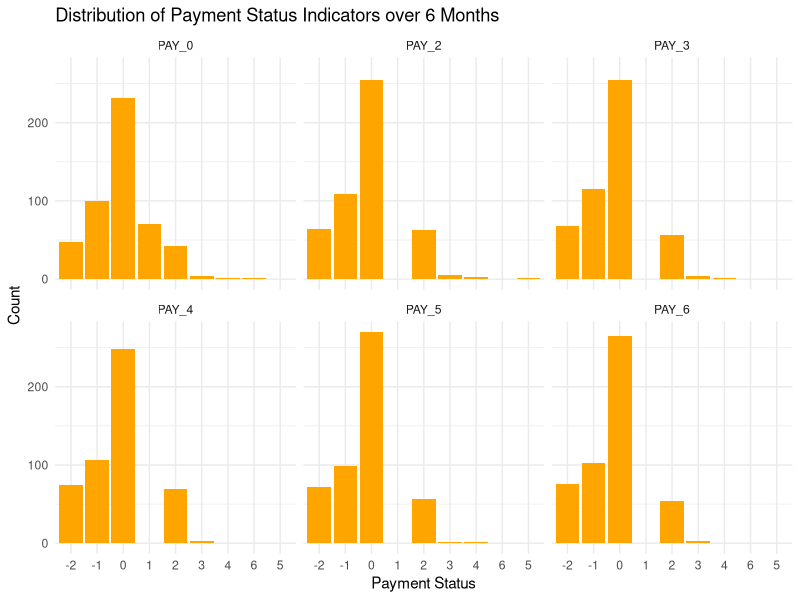
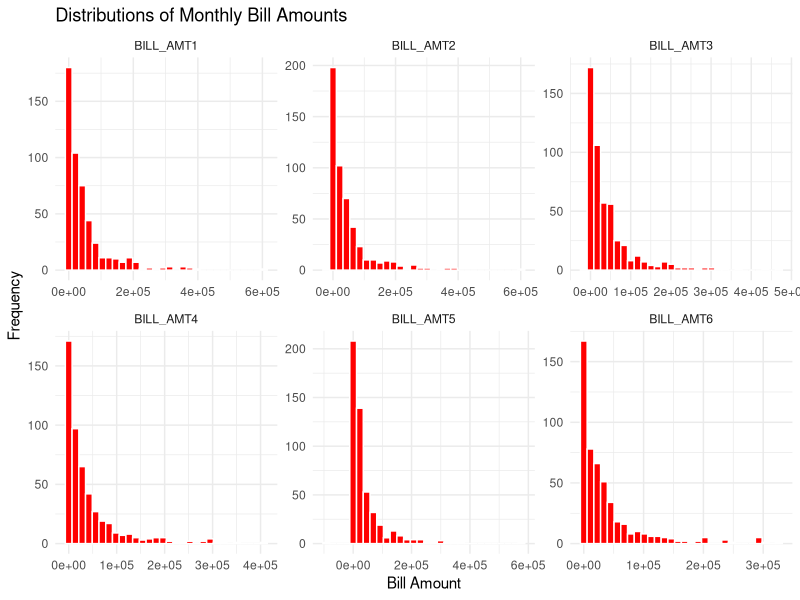
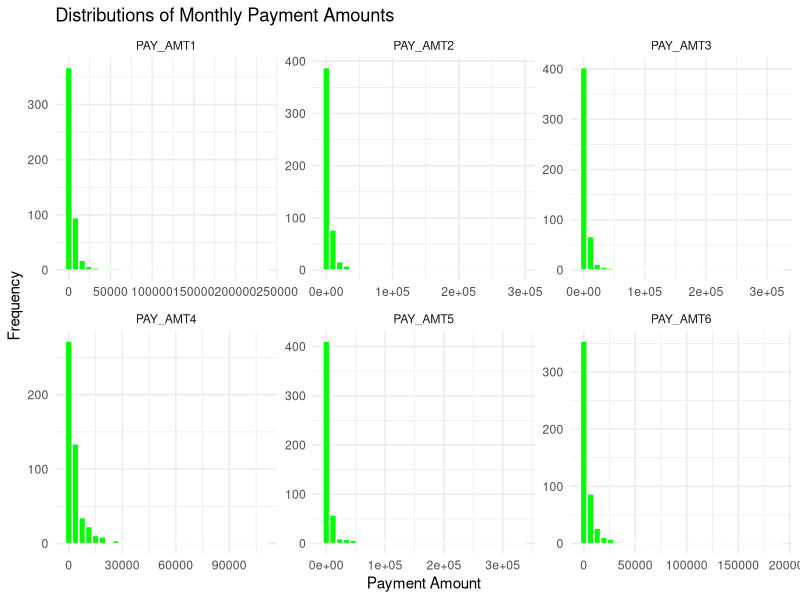
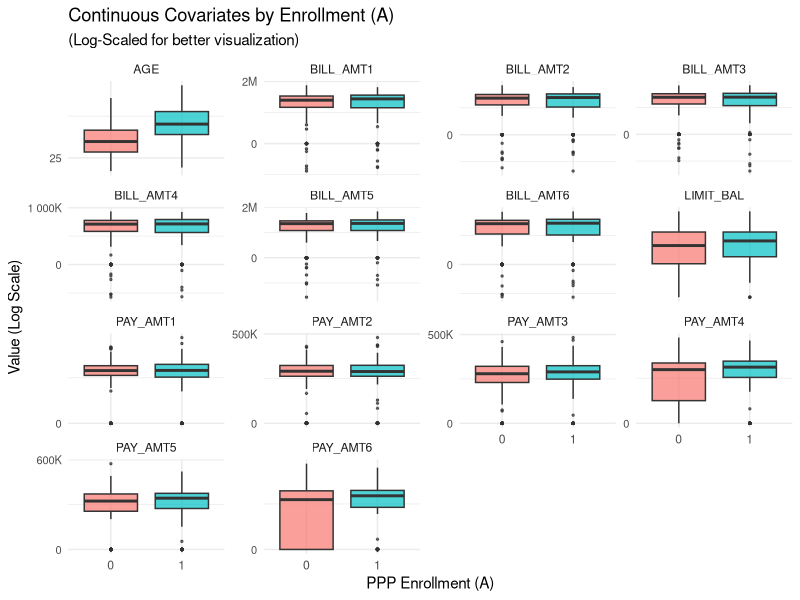
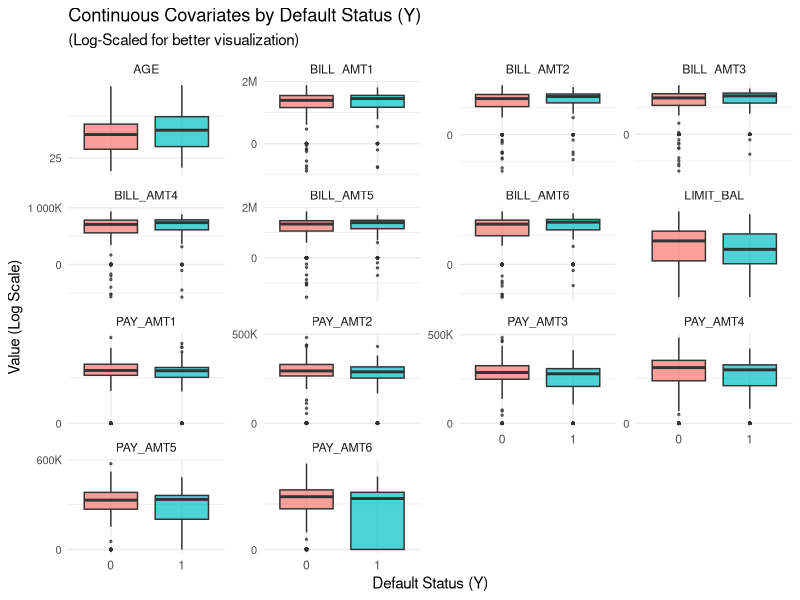
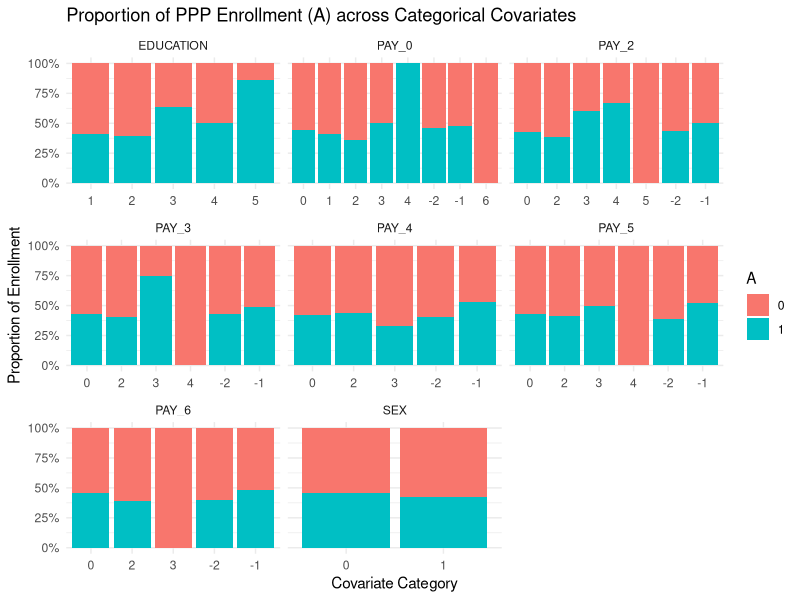
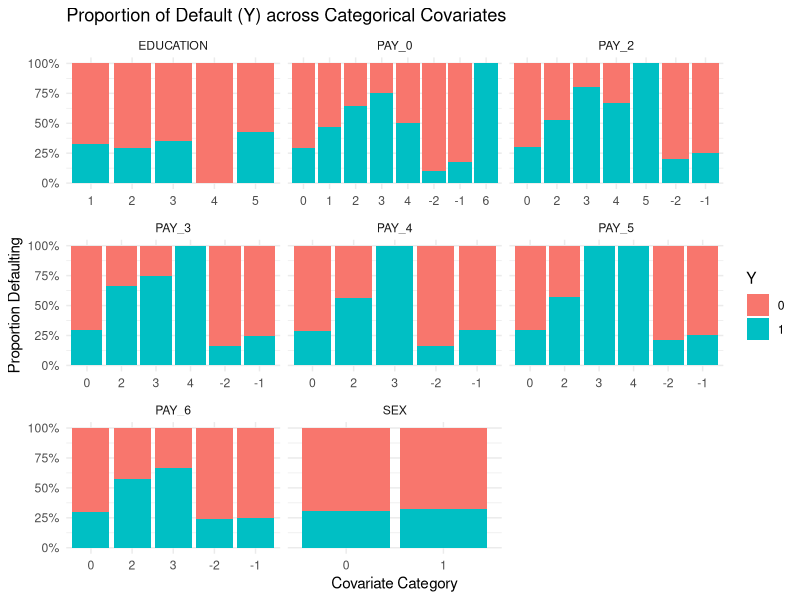
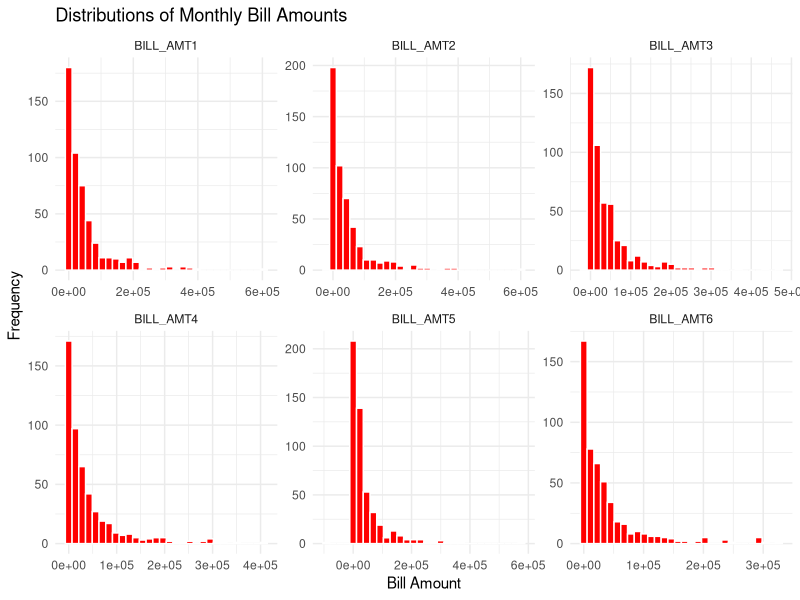

These figures' R source, in order:
## ---- chunk 1
#check data type and missing value
library(tidyverse)
data <- read.csv("low2076upd.csv")
#colSums(is.na(data))
#head(data)
## ---- chunk 2
categorical_vars <- c("Y", "A", "SEX", "EDUCATION", 
                      paste0("PAY_", c(0, 2:6)))

data <- data %>% mutate(across(all_of(categorical_vars), as.factor))
## ---- chunk 3
#Categorical (PAY_0 to PAY_6)
data %>%
  select(starts_with("PAY_") & !starts_with("PAY_AMT")) %>%
  pivot_longer(cols = everything(), names_to = "Month", values_to = "Status") %>%
  ggplot(aes(x = Status)) +
  geom_bar(fill = "orange") +
  facet_wrap(~ Month) +
  theme_minimal() +
  labs(title = "Distribution of Payment Status Indicators over 6 Months",
       x = "Payment Status",
       y = "Count")

#Continuous (BILL_AMT1 to BILL_AMT6)
data %>%
  select(starts_with("BILL_AMT")) %>%
  pivot_longer(cols = everything(), names_to = "Month", values_to = "Amount") %>%
  ggplot(aes(x = Amount)) +
  geom_histogram(bins = 30, fill = "red", color = "white") +
  facet_wrap(~ Month, scales = "free") +
  theme_minimal() +
  labs(title = "Distributions of Monthly Bill Amounts",
       x = "Bill Amount",
       y = "Frequency")

ggsave("OUTPUT_IMAGES_EDA/bill_amounts_distribution.png", width = 10, height = 8, dpi = 300)

#Continuous (PAY_AMT1 to PAY_AMT6)
data %>%
  select(starts_with("PAY_AMT")) %>%
  pivot_longer(cols = everything(), names_to = "Month", values_to = "Amount") %>%
  ggplot(aes(x = Amount)) +
  geom_histogram(bins = 30, fill = "green", color = "white") +
  facet_wrap(~ Month, scales = "free") +
  theme_minimal() +
  labs(title = "Distributions of Monthly Payment Amounts",
       x = "Payment Amount",
       y = "Frequency")

ggsave("OUTPUT_IMAGES_EDA/payment_amounts_distribution.png", width = 10, height = 8, dpi = 300)
## ---- chunk 4
library(scales)
# 2&3.
# Continuous Covariates vs Treatment (A) and Outcome (Y) 
continuous_vars <- data %>%
  select(A, Y, AGE, LIMIT_BAL, starts_with("BILL"), starts_with("PAY_A"))

continuous_long <- continuous_vars %>%
  pivot_longer(cols = -c(A, Y), names_to = "Variable", values_to = "Value")

#Do continuous variables predict Treatment Enrollment (L -> A)?
p_cont_A <- ggplot(continuous_long, aes(x = A, y = Value, fill = A)) +
  geom_boxplot(alpha = 0.7, outlier.size = 0.5) +
  facet_wrap(~ Variable, scales = "free_y", ncol = 4) +
  theme_minimal() +
  labs(title = "Continuous Covariates by PPP Enrollment (A)",
       x = "PPP Enrollment (A)", y = "Value") +
  theme(legend.position = "none")

# log here just for better visualization
p_cont_A_log <- ggplot(continuous_long, aes(x = factor(A), y = Value, fill = factor(A))) +
  geom_boxplot(alpha = 0.7, outlier.size = 0.5) +
  facet_wrap(~ Variable, scales = "free_y", ncol = 4) +
  scale_y_continuous(
    trans = "pseudo_log",
    # 1. Reduce the number of labels
    n.breaks = 2, 
    # 2. Use short labels (K for thousands, M for millions)
    labels = label_number(scale_cut = cut_short_scale()) 
  ) +
  theme_minimal() +
  # 3. Shrink the font size slightly for better fit
  theme(
    axis.text.y = element_text(size = 8),
    legend.position = "none"
  ) +
  labs(title = "Continuous Covariates by Enrollment (A)",
       subtitle = "(Log-Scaled for better visualization)",
       x = "PPP Enrollment (A)", y = "Value (Log Scale)")

print(p_cont_A_log)

ggsave("OUTPUT_IMAGES_EDA/continuous_by_treatment_log.png", 
       plot = p_cont_A_log, 
       width = 12, 
       height = 10, 
       dpi = 300)

#Do continuous variables predict Default (L -> Y)?
p_cont_Y_log <- ggplot(continuous_long, aes(x = factor(Y), y = Value, fill = factor(Y))) +
  geom_boxplot(alpha = 0.7, outlier.size = 0.5) +
  facet_wrap(~ Variable, scales = "free_y", ncol = 4) +
  scale_y_continuous(
    trans = "pseudo_log",
    n.breaks = 2, 
    labels = label_number(scale_cut = cut_short_scale()) 
  ) +
  theme_minimal() +
  theme(
    axis.text.y = element_text(size = 8),
    legend.position = "none"
  ) +
  labs(title = "Continuous Covariates by Default Status (Y)",
       subtitle = "(Log-Scaled for better visualization)",
       x = "Default Status (Y)", y = "Value (Log Scale)")

print(p_cont_Y_log)

ggsave("OUTPUT_IMAGES_EDA/continuous_by_default_log.png", 
       plot = p_cont_Y_log, 
       width = 12, 
       height = 10, 
       dpi = 300)

## ---- chunk 5
# Categorical Covariates vs Treatment (A) and Outcome (Y)

categorical_vars <- data %>%
  select(A, Y, SEX, EDUCATION, starts_with("PAY_") & !starts_with("PAY_AMT"))

categorical_long <- categorical_vars %>%
  pivot_longer(cols = -c(A, Y), names_to = "Variable", values_to = "Category") 

#Do categorical variables predict Treatment Enrollment (L -> A)?
p_cat_A <- ggplot(categorical_long, aes(x = Category, fill = A)) +
  geom_bar(position = "fill") + # show proportions 
  facet_wrap(~ Variable, scales = "free_x", ncol = 3) +
  theme_minimal() +
  scale_y_continuous(labels = scales::percent) +
  labs(title = "Proportion of PPP Enrollment (A) across Categorical Covariates",
       x = "Covariate Category", y = "Proportion of Enrollment")

print(p_cat_A)

ggsave("OUTPUT_IMAGES_EDA/categorical_by_treatment_proportions.png", 
       plot = p_cat_A, 
       width = 14, 
       height = 10, 
       dpi = 300)

#Do categorical variables predict Default (L -> Y)?
p_cat_Y <- ggplot(categorical_long, aes(x = Category, fill = Y)) +
  geom_bar(position = "fill") +
  facet_wrap(~ Variable, scales = "free_x", ncol = 3) +
  theme_minimal() +
  scale_y_continuous(labels = scales::percent) +
  labs(title = "Proportion of Default (Y) across Categorical Covariates",
       x = "Covariate Category", y = "Proportion Defaulting")

print(p_cat_Y)

ggsave("OUTPUT_IMAGES_EDA/categorical_by_default_proportions.png", 
       plot = p_cat_Y, 
       width = 14, 
       height = 10, 
       dpi = 300)
## ---- chunk 6
library(corrplot)
continuous_vars <- c("AGE", "LIMIT_BAL", 
                               paste0("BILL_AMT", 1:6), 
                               paste0("PAY_AMT", 1:6))

#Spearman(to be robust to skewness and detect non-linear correlation)
png(filename = "OUTPUT_IMAGES_EDA/spearman_correlation.png", 
    width = 1000, height = 1000, res = 120)

cor_matrix1 <- cor(data %>% select(all_of(continuous_vars)),
                  method = "spearman")



corrplot(cor_matrix1, 
         method = "color", 
         type = "upper", 
         tl.col = "black", 
         tl.srt = 45,
         addCoef.col = "black", # Add correlation coefficients
         number.cex = 0.6,      # Size of the coefficients
         title = "Correlation of Continuous Covariates (Spearman)",
         mar = c(0,0,1,0))
dev.off()

#Pearson

png(filename = "OUTPUT_IMAGES_EDA/pearson_correlation.png", 
    width = 1000, height = 1000, res = 120)

cor_matrix2 <- cor(data %>% select(all_of(continuous_vars)),
                  method = "pearson")
corrplot(cor_matrix2, 
         method = "color", 
         type = "upper", 
         tl.col = "black", 
         tl.srt = 45,
         addCoef.col = "black", # Add correlation coefficients
         number.cex = 0.6,      # Size of the coefficients
         title = "Correlation of Continuous Covariates (Pearson)",
         mar = c(0,0,1,0))

dev.off()
